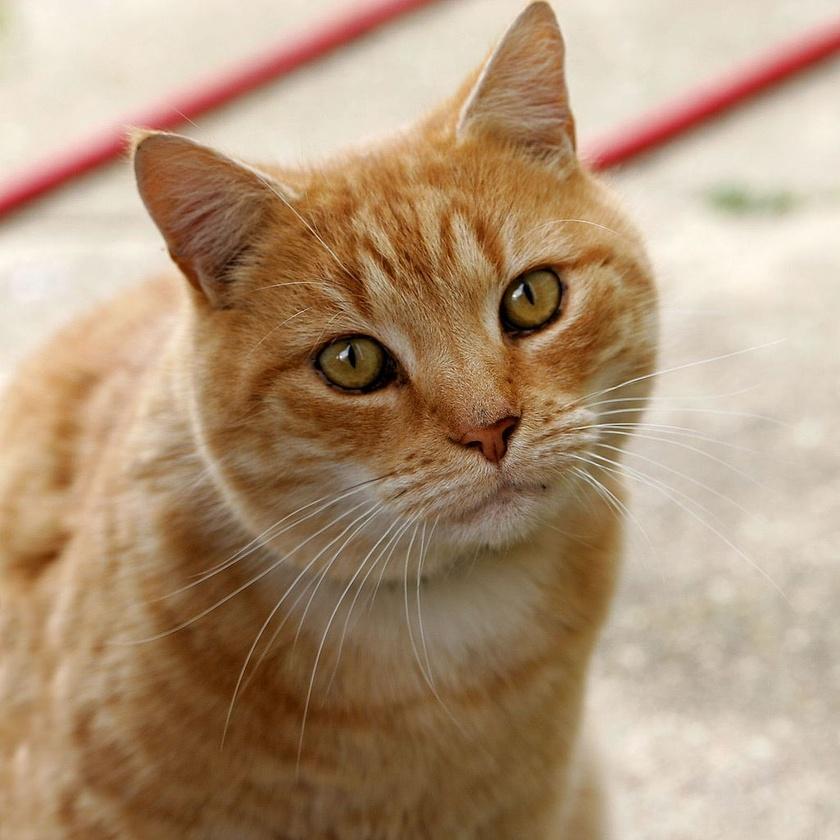
#> input picture GrupoE-TT/Proyecto/cat.jpg, 840 x 840 px, shrunk from 1025 x 1024 before the run
$ python main.py
#> lines starting #> are read from the running program, lines starting #| are printed output that depends on the picture; after the words box and inside, x2 and y2 are one past the last pixel; in counts of white or black regions, pixels touching at a corner belong together; long printed decimals are rounded
### GrupoE-TT/Proyecto/Filtro-Imagenes/colores.py
import numpy as np


# Se ultiliza para saber cuantas veces aparece un color en una imagen
# [8 lines left out: function histograma, not called in this run]


def compararPixeles(imagen_uno, imagen_dos, holgura):
    pixeles_similares = np.zeros([imagen_uno.shape[0], imagen_uno.shape[1]], dtype=bool)

    for alto in range(imagen_uno.shape[0]):
        for ancho in range(imagen_uno.shape[1]):
            parecido = np.zeros(3, dtype=bool)
            for color in range(3):
                if imagen_dos[alto][ancho][color] >= imagen_uno[alto][ancho][color] - holgura and \
                        imagen_uno[alto][ancho][color] <= imagen_uno[alto][ancho][color] + holgura:
                    parecido[color] = True
            pixeles_similares[alto][ancho] = parecido[0] and parecido[1] and parecido[2]
    return pixeles_similares

def porcentajeSimilar(imagen_uno, imagen_dos, holgura):
    pixeles_similares = compararPixeles(imagen_uno,imagen_dos,holgura)
    cantidadSimilares = 0

    total_pixeles = imagen_uno.shape[0] * imagen_uno.shape[1]

    for alto in range(pixeles_similares.shape[0]):
        for ancho in range(pixeles_similares.shape[1]):
            if pixeles_similares[alto][ancho] == True:
                cantidadSimilares += 1
    porcentaje = (cantidadSimilares*100)/total_pixeles
    return porcentaje

### GrupoE-TT/Proyecto/main.py
import numpy as np
import colores as col
from PIL import Image
import transfor as tr

cat = Image.open('cat.jpg')
#> cat is the input picture: PIL image 840x840 RGB; mean R, G, B 175.9, 148.8, 120.7
cat_array = np.asarray(cat)
panda = Image.open('catCopia.jpg')
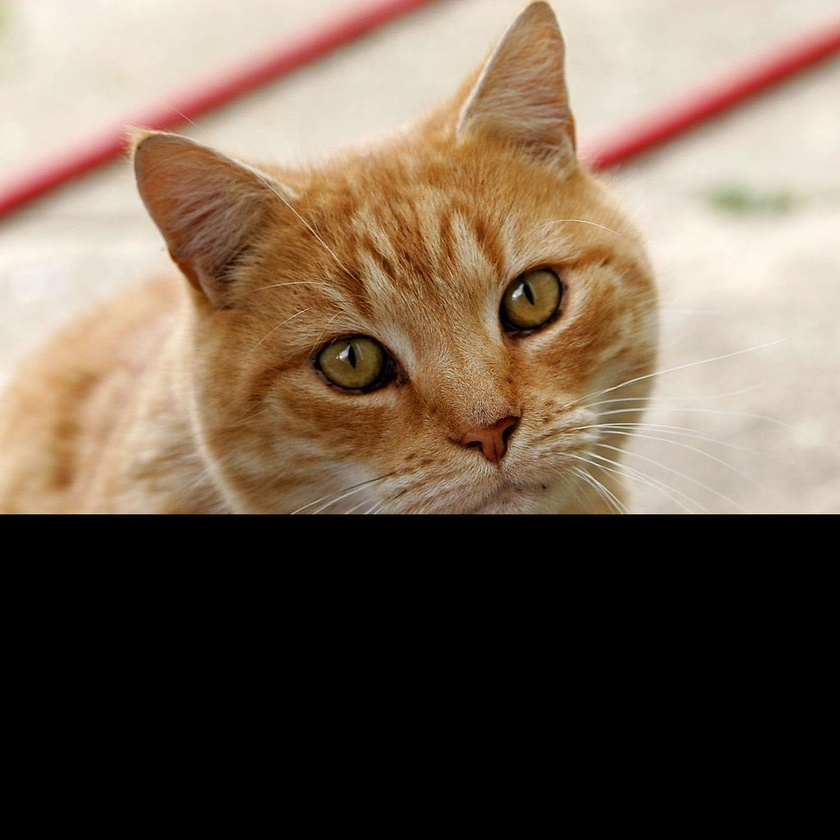
#> input picture GrupoE-TT/Proyecto/catCopia.jpg, 840 x 840 px, shrunk from 1025 x 1024 before the run
#> panda is the input picture: PIL image 840x840 RGB; mean R, G, B 116.4, 99.2, 82.5
panda_array = np.asarray(panda)

'''cat_filtro = tr.convolucion(cat_array)

print(cat_filtro[1][1])

Image.fromarray(cat_filtro).save("catPython.jpg")
print("Programa terminado")'''


print(col.porcentajeSimilar(cat_array,panda_array,5))
#> after the loop in compararPixeles, `for alto in range(imagen_uno.shape[0]):`:
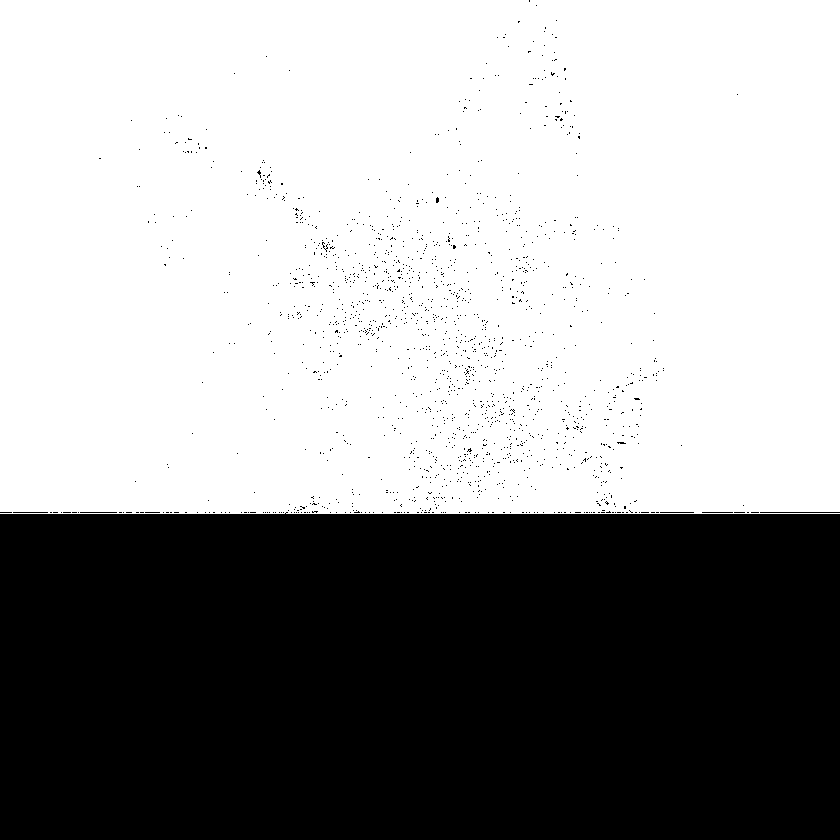
#> pixeles_similares: shape (840, 840) bool; 60.8% white; 1663 black regions (1657 under 20 px), largest, box (x1, y1, x2, y2) and area: (0, 512, 840, 840) 273843, (760, 512, 840, 513) 80, (80, 512, 117, 513) 37, (13, 512, 48, 513) 35, (660, 512, 694, 513) 34, (702, 512, 733, 513) 31
#| 60.811
